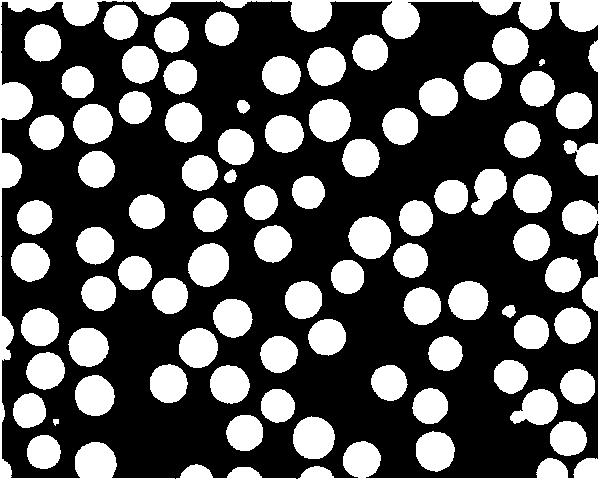
%> input picture GaussSegmentedBinary.jpg, 600 x 480 px
$ octave P10.m   (GNU Octave 9; MATLAB toolbox functions it lacks are replaced by stand-ins)
%> lines starting %> are read from the running program, lines starting %| are printed output that depends on the picture; in (x1, y1, x2, y2) boxes, pixels count from 0 and x2, y2 are one past the last pixel; in counts of white or black regions, pixels touching at a corner belong together; the program's own positions count from 1
B = imread("GaussSegmentedBinary.jpg");
%> B is the input picture: size 480x600 uint8; min 0, max 255, mean 89.4
C = im2bw(B);
%> C: size 480x600 logical; 35% white; 82 white regions, largest, box (x1, y1, x2, y2) and area: (0, 0, 600, 480) 19030, (348, 216, 391, 259) 1434, (293, 416, 335, 459) 1414
objek = bwlabel(C, 8);,
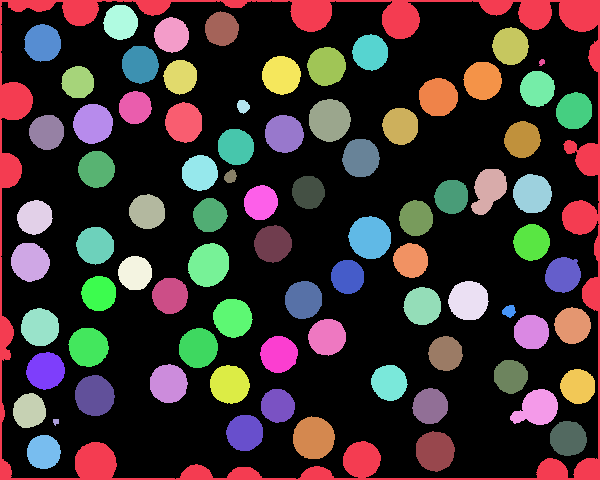
%> objek: size 480x600 double; 83 distinct labels, from 0 to 82; one colour per label, 0 black


[L, num] = bwlabel(C);
%> num = 82
jumlah_objek = max(objek(:));
%> jumlah_objek = 82
label = zeros(size(C));

[row, col] = size(label);
%> row = 480; col = 600

for i=1:row
    for j=1:col
        if(L(i,j) == 15 || L(i,j) == 30 || L(i,j) == 60)
            label(i,j) = 1;
        end;
    end;
end;
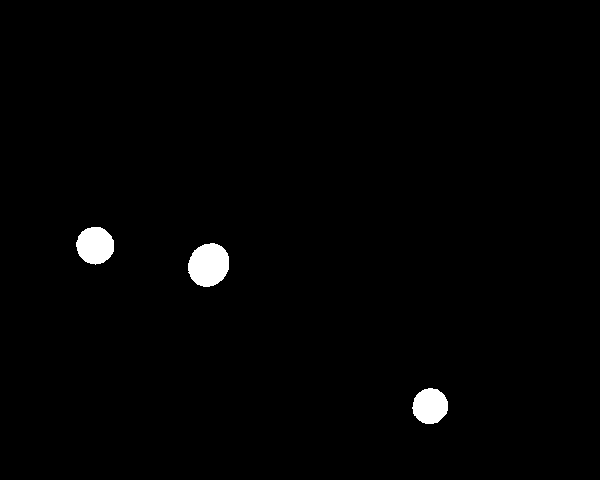
%> label: size 480x600 double; values 0 (black) and 1 (white), 1.2% white; 3 white regions, box (x1, y1, x2, y2) and area: (188, 243, 229, 287) 1409, (76, 227, 114, 265) 1113, (412, 388, 448, 424) 1000
stats = regionprops(L , 'Area', 'Perimeter', 'Centroid')
%> stats = 82 regions; largest, Area, Centroid and Perimeter: 19030 [324 209.8] 2112.5, 1434 [370.5 238.1] 132.4, 1414 [314.2 438.5] 131.6, 1409 [209.3 265.5] 132.1, 1408 [330.1 120.8] 131
area = [stats.Area]
%> area = 82 values, max 19030 at index 1, min 32 at index 10, mean 1230.2
index = find(area < 400)
%> index = [10 36 38 70 77]


index1 = find(area ~= 0 & area>400)
%> index1 = 77 values from 1 to 82

Baru = zeros(size(L));
k = length(index1);
%> k = 77
for i=1:k
    Baru(find(L==(index1(i)))) = 1;
end;
%> this loop made 77 passes
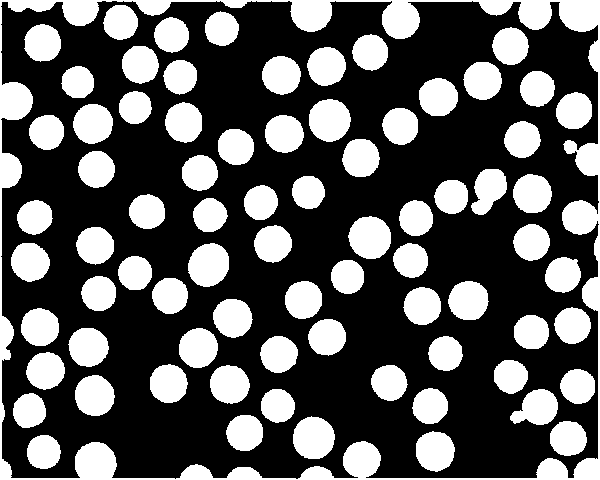
%> Baru: size 480x600 double; values 0 (black) and 1 (white), 34.9% white; 77 white regions, largest, box (x1, y1, x2, y2) and area: (0, 0, 600, 480) 19030, (348, 216, 391, 259) 1434, (293, 416, 335, 459) 1414
figure;
subplot(1,2,1), imshow(L), subplot(1,2,2),imshow(Baru);
